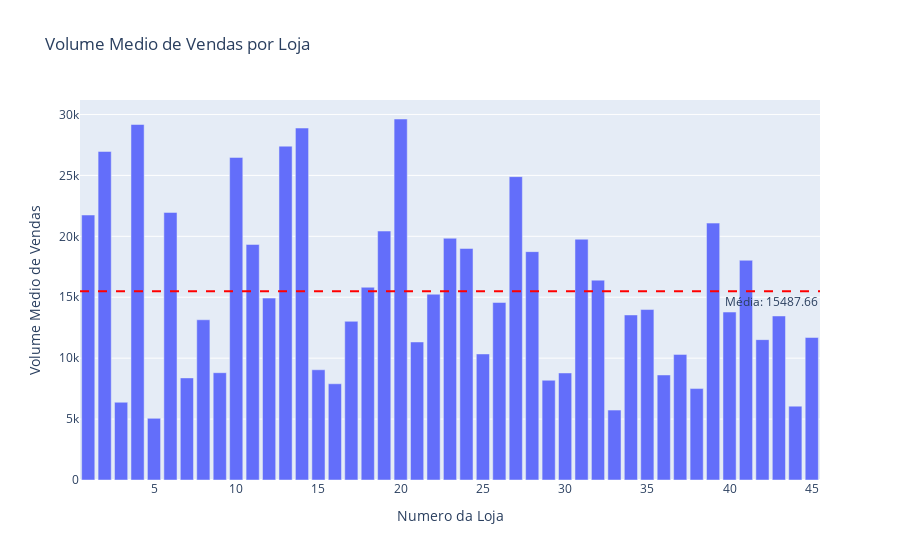

The cell this chart's notebook holds for it:
### Code cell
import plotly.graph_objects as go

# Criar o gráfico de linha
fig = go.Figure()

avg_sales_per_store = df.groupby(['Store'])['Weekly_Sales'].mean().reset_index()

# Use the hovertext kw argument for hover text
fig = go.Figure(data=[go.Bar(x=avg_sales_per_store['Store'], y=avg_sales_per_store['Weekly_Sales'], name='Volume Medio de Vendas por Loja')])

media_vendas = avg_sales_per_store['Weekly_Sales'].mean()
fig.add_hline(y=media_vendas, line_dash='dash', line_color='red', annotation_text=f'Média: {media_vendas:.2f}', annotation_position='bottom right')


fig.update_layout(title_text='Volume Medio de Vendas por Loja', xaxis_title='Numero da Loja',
                   yaxis_title='Volume Medio de Vendas')

fig.show()

### Figure 1 — Plotly figure (JSON) as saved in the notebook; plotly's stock layout.template omitted (floating-point values rounded to 4 significant figures)
{"data": [{"name": "Volume Medio de Vendas por Loja", "type": "bar", "x": [1, 2, 3, 4, 5, 6, 7, 8, 9, 10, 11, 12, 13, 14, 15, 16, 17, 18, 19, 20, 21, 22, 23, 24, 25, 26, 27, 28, 29, 30, 31, 32, 33, 34, 35, 36, 37, 38, 39, 40, 41, 42, 43, 44, 45], "y": [21750.0, 26960.0, 6380.0, 29180.0, 5065.0, 21960.0, 8379.0, 13150.0, 8806.0, 26470.0, 19330.0, 14930.0, 27400.0, 28890.0, 9046.0, 7897.0, 13020.0, 15820.0, 20430.0, 29630.0, 11330.0, 15250.0, 19840.0, 19000.0, 10350.0, 14570.0, 24900.0, 18740.0, 8186.0, 8785.0, 19760.0, 16400.0, 5736.0, 13550.0, 13990.0, 8619.0, 10310.0, 7504.0, 21080.0, 13780.0, 18030.0, 11520.0, 13460.0, 6062.0, 11700.0]}], "layout": {"annotations": [{"showarrow": false, "text": "Média: 15487.66", "x": 1, "xanchor": "right", "xref": "x domain", "y": 15490.0, "yanchor": "top", "yref": "y"}], "shapes": [{"line": {"color": "red", "dash": "dash"}, "type": "line", "x0": 0, "x1": 1, "xref": "x domain", "y0": 15490.0, "y1": 15490.0, "yref": "y"}], "title": {"text": "Volume Medio de Vendas por Loja"}, "xaxis": {"title": {"text": "Numero da Loja"}}, "yaxis": {"title": {"text": "Volume Medio de Vendas"}}}}
